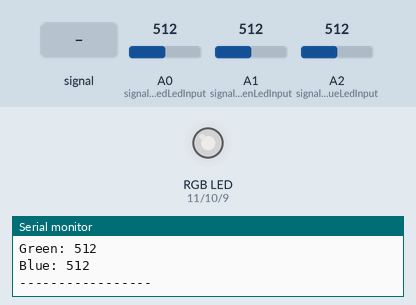
Simulated run of this sketch. Board: Arduino Uno, built with avr-gcc and run on an emulated ATmega328P. On the bench: an RGB LED mixed from three pins (HIGH = lit), the last lines printed to the serial monitor. The inputs (shaded band) are chosen by the test bench; at power-on: A0 (signalIntensityLevelForRedLedInput) = 512, A2 (signalIntensityLevelForBlueLedInput) = 512, A1 (signalIntensityLevelForGreenLedInput) = 512. Dim RGB values are drawn brighter than linear.

Above: at 1.2 s.
1.3 s: A0 (signalIntensityLevelForRedLedInput) fed a 200 Hz sine of ±81 counts around its level
4.3 s: A0 (signalIntensityLevelForRedLedInput) set to 245
At 4.6 s:
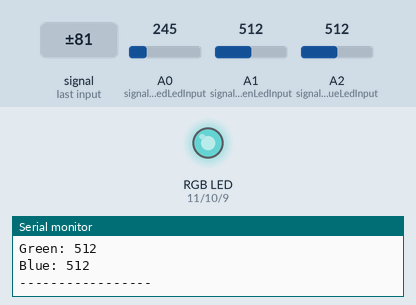
5.8 s: A1 (signalIntensityLevelForGreenLedInput) fed a 200 Hz sine of ±81 counts around its level
Timing chart, 0 to 6.9 s (numbered marks = the images above; inputs shaded):
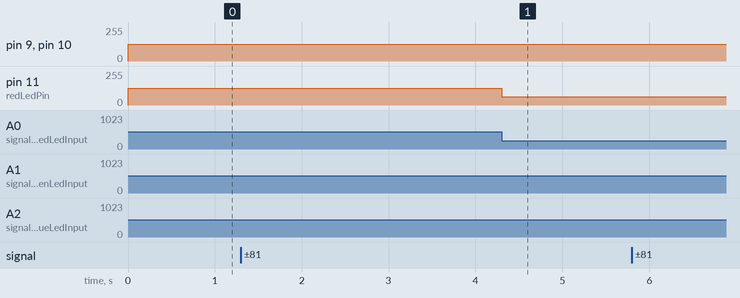

The sketch:

Homework1.ino
```cpp
/*
    Controlling RGB LED via analog input

    In this sketch I am going to light up the 3 colors from a RGB LED with different intesities.
    On the analog input pins there will be 3 'intensity' sensors attached to it, in my case I will
    use potentiometers. I will use 3 analog output pins (in actuality there are no analog output
    pins on a Arduino board, so I will use the pins with the "~" symbol, which are PWM pins)
    for transmiting the current with the desired intensity. In this example I am going to use a
    RGB LED with a comman cathode (the longest pin )

    The circuit:
    * Attach a potentiometer to each input: A0, A1, A2
    * Connect the RGB LED's pins to the corresponding output pins: 11 - red, 10 - green, 9 - blue

    Created 20 October 2023
    By Radu-Gabriel Buzas
    Modified 21 October 2023
    By Radu-Gabriel Buzas

    https://github.com/radubuzas/IntroductionToRobotics/Homework1
*/

//  defining each led its pin
const int redLedPin   = 11;
const int greenLedPin = 10;
const int blueLedPin  = 9;


//  constants for the pins of input analog signal which will define the intensity of each led
const int signalIntensityLevelForRedLedInput    = A0;
const int signalIntensityLevelForGreenLedInput  = A1;
const int signalIntensityLevelForBlueLedInput   = A2;


//  the function analogRead returns a 10 bit unsignet integer, so its minimum value is 0 and its maximum value its 1023
const int minimumIntensityForInput  = 0;
const int maximumIntensityForInput  = 1023;

//  the function analogWrite receives as parameter an 8 bit unsigned integer, min val = 0, max val = 255
const int minimumIntensityForOutput = 0;
const int maximumIntensityForOutput = 255;

//  waiting to write data to serial
const int timeInterval = 1000;

uint8_t redLedIntensity;
uint8_t greenLedIntensity;
uint8_t blueLedIntensity;

int signalValueForRedLed;
int signalValueForGreenLed;
int signalValueForBlueLed;

unsigned long last_record;

void setup() {
  Serial.begin(9600);

  pinMode(redLedPin,   OUTPUT);
  pinMode(greenLedPin, OUTPUT);
  pinMode(blueLedPin,  OUTPUT);

  pinMode(signalIntensityLevelForRedLedInput,   INPUT);
  pinMode(signalIntensityLevelForGreenLedInput, INPUT);
  pinMode(signalIntensityLevelForBlueLedInput,  INPUT);
}

void loop() {
  signalValueForRedLed    = analogRead(signalIntensityLevelForRedLedInput);
  signalValueForGreenLed  = analogRead(signalIntensityLevelForGreenLedInput);
  signalValueForBlueLed   = analogRead(signalIntensityLevelForBlueLedInput);


  //  maping values from [0, 1023] to [0, 255] (only integers)
  analogWrite(redLedPin, map(signalValueForRedLed, minimumIntensityForInput, maximumIntensityForInput, minimumIntensityForOutput, maximumIntensityForOutput));
  analogWrite(greenLedPin, map(signalValueForGreenLed, minimumIntensityForInput, maximumIntensityForInput, minimumIntensityForOutput, maximumIntensityForOutput));
  analogWrite(blueLedPin, map(signalValueForBlueLed, minimumIntensityForInput, maximumIntensityForInput, minimumIntensityForOutput, maximumIntensityForOutput));

  if (millis() - last_record > timeInterval) {
    Serial.print("Red: ");
    Serial.println(signalValueForRedLed);

    Serial.print("Green: ");
    Serial.println(signalValueForGreenLed);

    Serial.print("Blue: ");
    Serial.println(signalValueForBlueLed);

    Serial.print("\n-----------------\n");
    last_record = millis();
  }

}
```
